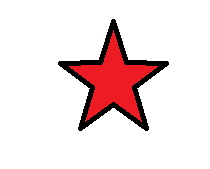
#> input picture Trabajos/Vision artificial/Tarea 3/Codigo de ayuda/Star.jpg, 210 x 169 px, found by its file name
$ python P7.py
#> lines starting #> are read from the running program, lines starting #| are printed output that depends on the picture; after the words box and inside, x2 and y2 are one past the last pixel; in counts of white or black regions, pixels touching at a corner belong together
### Trabajos/Vision artificial/Tarea 3/Funciones/clear.py
#Importa librerias
import os
def clear():
    #Limpia la consola
    os.system("cls" if os.name == "nt" else "clear")

### Trabajos/Vision artificial/Tarea 3/P7.py
#Este programa calcula el centro de masa de un objeto y luego lo
#compara con el centro de masa obtenido mediante la funcion
#moments de openCV

#importa librerias
import cv2
import numpy as np
import os
from Funciones.clear import clear

#Limpia la consola
clear()

#Lee la imagen y la convierte a escala de grises
img = cv2.imread(os.path.dirname(__file__) + '\star.jpg')
#> img is the input picture: shape (169, 210, 3); mean B, G, R 223.1, 222.4, 239.1
gris = cv2.cvtColor(img, cv2.COLOR_BGR2GRAY)
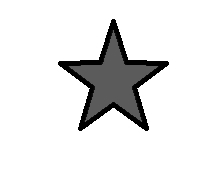
#> gris: shape (169, 210); min 0, max 255, mean 227.5

#Aplica umbralización para obtener una imagen binaria
_, umbral = cv2.threshold(gris, 127, 255, cv2.THRESH_BINARY)
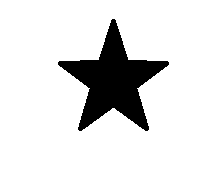
#> umbral: shape (169, 210); 86.3% white; 1 black region, box (x1, y1, x2, y2) and area: (58, 19, 169, 131) 4855

#Encuentra los contornos en la imagen binaria
contornos, _ = cv2.findContours(umbral, cv2.RETR_EXTERNAL, cv2.CHAIN_APPROX_SIMPLE)
#> contornos = [[[0, 0], [0, 168], [209, 168], [209, 0]]]

#Obtiene el primer contorno
contorno = contornos[0]
#> contorno = [[0, 0], [0, 168], [209, 168], [209, 0]]

#Calcula el centro de masa utilizando moments de OpenCV
M = cv2.moments(contorno)
#> M = moments, m00 35112, centre m10/m00, m01/m00 = (104.5, 84)
cx_opencv = int(M['m10'] / M['m00'])  # Coordenada x del centro de masa
#> cx_opencv = 104
cy_opencv = int(M['m01'] / M['m00'])  # Coordenada y del centro de masa
#> cy_opencv = 84
centro_opencv = (cx_opencv, cy_opencv)
#> centro_opencv = (104, 84)

#Calcula el centro de masa manualmente
cx_manual = int(np.mean(contorno[:, :, 0]))  # Coordenada x promedio del contorno
#> cx_manual = 104
cy_manual = int(np.mean(contorno[:, :, 1]))  # Coordenada y promedio del contorno
#> cy_manual = 84
centro_manual = (cx_manual, cy_manual)
#> centro_manual = (104, 84)

#Imprime los resultados
print("Centro de masa obtenido mediante moments de OpenCV:", centro_opencv)
#| Centro de masa obtenido mediante moments de OpenCV: (104, 84)
print("Centro de masa calculado manualmente:", centro_manual)
#| Centro de masa calculado manualmente: (104, 84)

$ run again, with Trabajos/Vision artificial/Tarea 3/Codigo de ayuda/objetos.jpg copied over Trabajos/Vision artificial/Tarea 3/Codigo de ayuda/Star.jpg
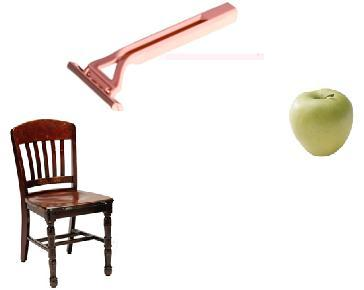
#> input picture Trabajos/Vision artificial/Tarea 3/Codigo de ayuda/objetos.jpg, 364 x 290 px, found by its file name
#> img is the input picture: shape (290, 364, 3); mean B, G, R 230.8, 234, 238.6
#> `gris = cv2.cvtColor(img, cv2.COLOR_BGR2GRAY)`:
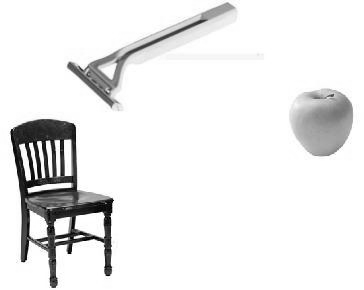
#> gris: shape (290, 364); min 0, max 255, mean 235
#> `_, umbral = cv2.threshold(gris, 127, 255, cv2.THRESH_BINARY)`:
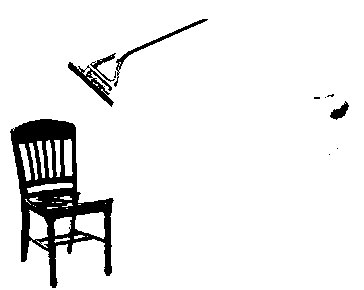
#> umbral: shape (290, 364); 92.6% white; 11 black regions (6 under 20 px), largest, box (x1, y1, x2, y2) and area: (10, 119, 114, 288) 6487, (68, 62, 114, 107) 519, (114, 19, 208, 87) 406, (330, 101, 349, 120) 169, (90, 53, 116, 82) 154
#> contornos = [[[0, 0], [0, 289], [363, 289], [363, 0]]]
#> contorno = [[0, 0], [0, 289], [363, 289], [363, 0]]
#> M = moments, m00 104907, centre m10/m00, m01/m00 = (181.5, 144.5)
#> cx_opencv = 181
#> cy_opencv = 144
#> centro_opencv = (181, 144)
#> cx_manual = 181
#> cy_manual = 144
#> centro_manual = (181, 144)
#| Centro de masa obtenido mediante moments de OpenCV: (181, 144)
#| Centro de masa calculado manualmente: (181, 144)
